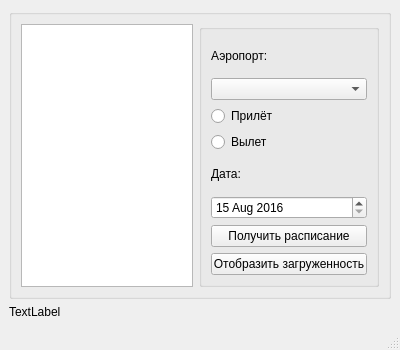
<?xml version="1.0" encoding="UTF-8"?>
<ui version="4.0">
 <class>MainWindow</class>
 <widget class="QMainWindow" name="MainWindow">
  <property name="geometry">
   <rect>
    <x>0</x>
    <y>0</y>
    <width>400</width>
    <height>350</height>
   </rect>
  </property>
  <property name="minimumSize">
   <size>
    <width>400</width>
    <height>350</height>
   </size>
  </property>
  <property name="windowTitle">
   <string>MainWindow</string>
  </property>
  <widget class="QWidget" name="centralwidget">
   <layout class="QVBoxLayout" name="verticalLayout_2">
    <item>
     <widget class="QGroupBox" name="groupBox_2">
      <property name="title">
       <string/>
      </property>
      <layout class="QHBoxLayout" name="horizontalLayout">
       <item>
        <widget class="QTableView" name="tb_main"/>
       </item>
       <item>
        <widget class="QGroupBox" name="groupBox">
         <property name="minimumSize">
          <size>
           <width>180</width>
           <height>230</height>
          </size>
         </property>
         <property name="maximumSize">
          <size>
           <width>180</width>
           <height>16777215</height>
          </size>
         </property>
         <property name="title">
          <string/>
         </property>
         <layout class="QVBoxLayout" name="verticalLayout">
          <item>
           <widget class="QLabel" name="label_2">
            <property name="text">
             <string>Аэропорт:</string>
            </property>
           </widget>
          </item>
          <item>
           <widget class="QComboBox" name="cb_airports"/>
          </item>
          <item>
           <widget class="QRadioButton" name="rb_arrival">
            <property name="text">
             <string>Прилёт</string>
            </property>
           </widget>
          </item>
          <item>
           <widget class="QRadioButton" name="rb_departure">
            <property name="text">
             <string>Вылет</string>
            </property>
           </widget>
          </item>
          <item>
           <widget class="QLabel" name="label">
            <property name="text">
             <string>Дата:</string>
            </property>
           </widget>
          </item>
          <item>
           <widget class="QDateEdit" name="de_date">
            <property name="maximumDate">
             <date>
              <year>2017</year>
              <month>9</month>
              <day>14</day>
             </date>
            </property>
            <property name="minimumDate">
             <date>
              <year>2016</year>
              <month>8</month>
              <day>15</day>
             </date>
            </property>
           </widget>
          </item>
          <item>
           <widget class="QPushButton" name="pb_getList">
            <property name="text">
             <string>Получить расписание</string>
            </property>
           </widget>
          </item>
          <item>
           <widget class="QPushButton" name="pb_showLoad">
            <property name="text">
             <string>Отобразить загруженность</string>
            </property>
           </widget>
          </item>
         </layout>
        </widget>
       </item>
      </layout>
     </widget>
    </item>
    <item>
     <widget class="QLabel" name="lb_status">
      <property name="text">
       <string>TextLabel</string>
      </property>
     </widget>
    </item>
   </layout>
  </widget>
  <widget class="QMenuBar" name="menubar">
   <property name="geometry">
    <rect>
     <x>0</x>
     <y>0</y>
     <width>400</width>
     <height>22</height>
    </rect>
   </property>
  </widget>
  <widget class="QStatusBar" name="statusbar"/>
 </widget>
 <tabstops>
  <tabstop>cb_airports</tabstop>
  <tabstop>rb_arrival</tabstop>
  <tabstop>rb_departure</tabstop>
  <tabstop>de_date</tabstop>
  <tabstop>pb_getList</tabstop>
  <tabstop>pb_showLoad</tabstop>
 </tabstops>
 <resources/>
 <connections/>
</ui>
